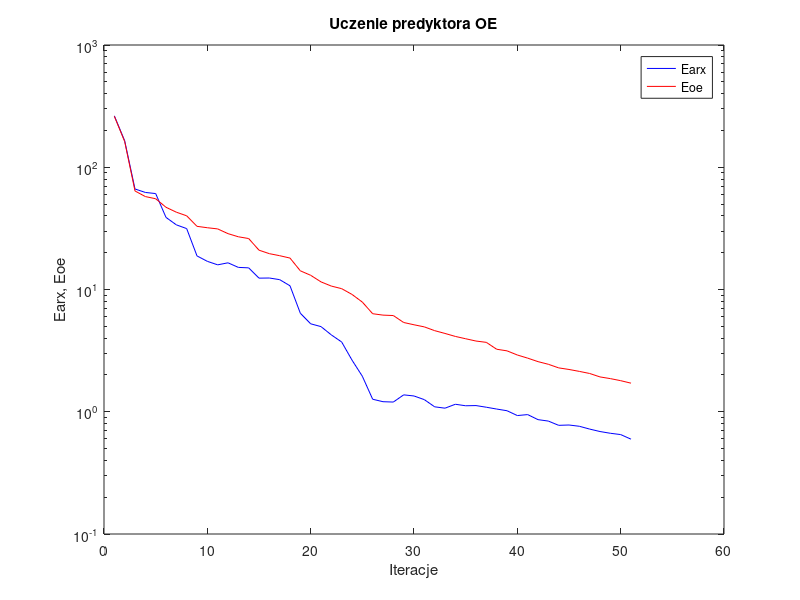
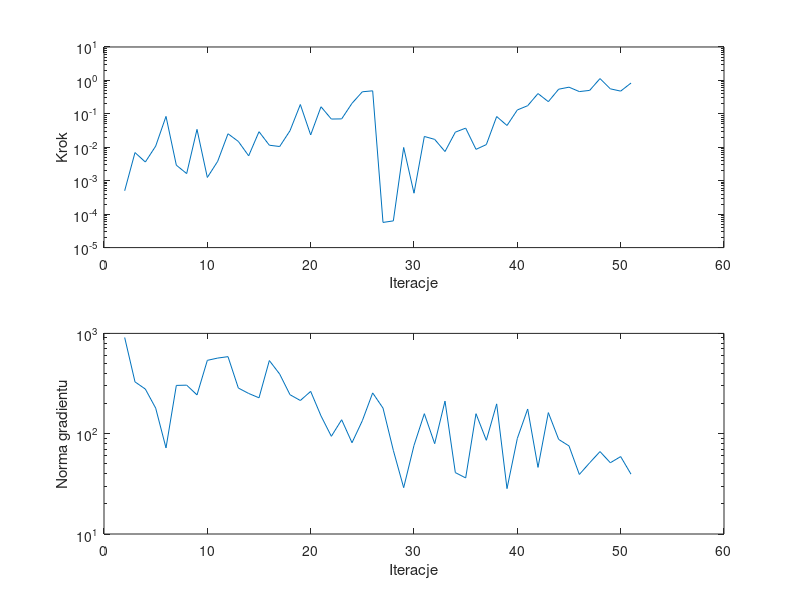

Write the MATLAB code that produced these figures, in order.
%uczenie predyktora oe
clear all;
n=0; farx(n+1)=2.634174e+002; foe(n+1)=2.612436e+002; wspucz(n+1)=0.000000e+000; ng(n+1)=0.000000e+000;
%odnowa zmiennej metryki
n=1; farx(n+1)=1.647810e+002; foe(n+1)=1.622945e+002; krok(n+1)=5.014459e-004; ng(n+1)=9.101709e+002;
n=2; farx(n+1)=6.640929e+001; foe(n+1)=6.396660e+001; krok(n+1)=6.956269e-003; ng(n+1)=3.285493e+002;
n=3; farx(n+1)=6.222765e+001; foe(n+1)=5.756837e+001; krok(n+1)=3.625910e-003; ng(n+1)=2.786708e+002;
n=4; farx(n+1)=6.091501e+001; foe(n+1)=5.526214e+001; krok(n+1)=1.082825e-002; ng(n+1)=1.799480e+002;
n=5; farx(n+1)=3.888443e+001; foe(n+1)=4.705087e+001; krok(n+1)=8.386628e-002; ng(n+1)=7.214277e+001;
n=6; farx(n+1)=3.379935e+001; foe(n+1)=4.290247e+001; krok(n+1)=2.914778e-003; ng(n+1)=3.029898e+002;
n=7; farx(n+1)=3.149497e+001; foe(n+1)=4.006853e+001; krok(n+1)=1.636281e-003; ng(n+1)=3.047583e+002;
n=8; farx(n+1)=1.882545e+001; foe(n+1)=3.286430e+001; krok(n+1)=3.432277e-002; ng(n+1)=2.436224e+002;
n=9; farx(n+1)=1.699546e+001; foe(n+1)=3.200928e+001; krok(n+1)=1.250908e-003; ng(n+1)=5.386047e+002;
n=10; farx(n+1)=1.591309e+001; foe(n+1)=3.130827e+001; krok(n+1)=3.801047e-003; ng(n+1)=5.674396e+002;
n=11; farx(n+1)=1.653458e+001; foe(n+1)=2.863750e+001; krok(n+1)=2.539936e-002; ng(n+1)=5.862839e+002;
n=12; farx(n+1)=1.516698e+001; foe(n+1)=2.699681e+001; krok(n+1)=1.496365e-002; ng(n+1)=2.852763e+002;
n=13; farx(n+1)=1.503384e+001; foe(n+1)=2.611266e+001; krok(n+1)=5.557598e-003; ng(n+1)=2.518510e+002;
n=14; farx(n+1)=1.238547e+001; foe(n+1)=2.097362e+001; krok(n+1)=2.928765e-002; ng(n+1)=2.279241e+002;
n=15; farx(n+1)=1.241757e+001; foe(n+1)=1.964303e+001; krok(n+1)=1.153579e-002; ng(n+1)=5.361128e+002;
n=16; farx(n+1)=1.203962e+001; foe(n+1)=1.890644e+001; krok(n+1)=1.053841e-002; ng(n+1)=3.931636e+002;
n=17; farx(n+1)=1.072641e+001; foe(n+1)=1.807725e+001; krok(n+1)=3.133413e-002; ng(n+1)=2.446638e+002;
n=18; farx(n+1)=6.396318e+000; foe(n+1)=1.421812e+001; krok(n+1)=1.903039e-001; ng(n+1)=2.142919e+002;
n=19; farx(n+1)=5.241090e+000; foe(n+1)=1.306933e+001; krok(n+1)=2.340953e-002; ng(n+1)=2.640890e+002;
n=20; farx(n+1)=4.971773e+000; foe(n+1)=1.154377e+001; krok(n+1)=1.631115e-001; ng(n+1)=1.504526e+002;
n=21; farx(n+1)=4.252971e+000; foe(n+1)=1.066565e+001; krok(n+1)=6.995615e-002; ng(n+1)=9.417747e+001;
n=22; farx(n+1)=3.720844e+000; foe(n+1)=1.015967e+001; krok(n+1)=7.071636e-002; ng(n+1)=1.377745e+002;
n=23; farx(n+1)=2.645666e+000; foe(n+1)=9.115040e+000; krok(n+1)=2.064051e-001; ng(n+1)=8.126714e+001;
n=24; farx(n+1)=1.952245e+000; foe(n+1)=7.890116e+000; krok(n+1)=4.572701e-001; ng(n+1)=1.347722e+002;
n=25; farx(n+1)=1.265820e+000; foe(n+1)=6.337102e+000; krok(n+1)=4.884576e-001; ng(n+1)=2.551012e+002;
%odnowa zmiennej metryki
n=26; farx(n+1)=1.208390e+000; foe(n+1)=6.172417e+000; krok(n+1)=5.658127e-005; ng(n+1)=1.800366e+002;
n=27; farx(n+1)=1.200435e+000; foe(n+1)=6.123253e+000; krok(n+1)=6.291931e-005; ng(n+1)=6.821246e+001;
n=28; farx(n+1)=1.374821e+000; foe(n+1)=5.371416e+000; krok(n+1)=9.876893e-003; ng(n+1)=2.897907e+001;
n=29; farx(n+1)=1.346091e+000; foe(n+1)=5.146226e+000; krok(n+1)=4.235557e-004; ng(n+1)=7.641932e+001;
n=30; farx(n+1)=1.256365e+000; foe(n+1)=4.945676e+000; krok(n+1)=2.107682e-002; ng(n+1)=1.583439e+002;
n=31; farx(n+1)=1.097393e+000; foe(n+1)=4.606822e+000; krok(n+1)=1.725161e-002; ng(n+1)=7.953636e+001;
n=32; farx(n+1)=1.069566e+000; foe(n+1)=4.370350e+000; krok(n+1)=7.453659e-003; ng(n+1)=2.114008e+002;
n=33; farx(n+1)=1.151546e+000; foe(n+1)=4.132161e+000; krok(n+1)=2.835564e-002; ng(n+1)=4.095002e+001;
n=34; farx(n+1)=1.119428e+000; foe(n+1)=3.955229e+000; krok(n+1)=3.743558e-002; ng(n+1)=3.622581e+001;
n=35; farx(n+1)=1.123459e+000; foe(n+1)=3.788223e+000; krok(n+1)=8.674162e-003; ng(n+1)=1.582752e+002;
n=36; farx(n+1)=1.088864e+000; foe(n+1)=3.694962e+000; krok(n+1)=1.203834e-002; ng(n+1)=8.597376e+001;
n=37; farx(n+1)=1.052346e+000; foe(n+1)=3.245784e+000; krok(n+1)=8.310156e-002; ng(n+1)=1.982859e+002;
n=38; farx(n+1)=1.019393e+000; foe(n+1)=3.149378e+000; krok(n+1)=4.486659e-002; ng(n+1)=2.834079e+001;
n=39; farx(n+1)=9.308657e-001; foe(n+1)=2.912554e+000; krok(n+1)=1.308702e-001; ng(n+1)=8.980095e+001;
n=40; farx(n+1)=9.479376e-001; foe(n+1)=2.745219e+000; krok(n+1)=1.752988e-001; ng(n+1)=1.762777e+002;
n=41; farx(n+1)=8.619241e-001; foe(n+1)=2.570374e+000; krok(n+1)=4.044487e-001; ng(n+1)=4.614179e+001;
n=42; farx(n+1)=8.389906e-001; foe(n+1)=2.445350e+000; krok(n+1)=2.317569e-001; ng(n+1)=1.622595e+002;
n=43; farx(n+1)=7.743170e-001; foe(n+1)=2.285239e+000; krok(n+1)=5.461275e-001; ng(n+1)=8.768563e+001;
n=44; farx(n+1)=7.791548e-001; foe(n+1)=2.217578e+000; krok(n+1)=6.278005e-001; ng(n+1)=7.552869e+001;
n=45; farx(n+1)=7.607190e-001; foe(n+1)=2.138741e+000; krok(n+1)=4.635137e-001; ng(n+1)=3.922269e+001;
n=46; farx(n+1)=7.214991e-001; foe(n+1)=2.056079e+000; krok(n+1)=5.030621e-001; ng(n+1)=5.127339e+001;
n=47; farx(n+1)=6.890040e-001; foe(n+1)=1.927210e+000; krok(n+1)=1.134786e+000; ng(n+1)=6.634420e+001;
n=48; farx(n+1)=6.667833e-001; foe(n+1)=1.866881e+000; krok(n+1)=5.600723e-001; ng(n+1)=5.133197e+001;
n=49; farx(n+1)=6.505967e-001; foe(n+1)=1.795752e+000; krok(n+1)=4.787134e-001; ng(n+1)=5.912363e+001;
n=50; farx(n+1)=5.967213e-001; foe(n+1)=1.713137e+000; krok(n+1)=8.340965e-001; ng(n+1)=3.948637e+001;

figure; semilogy(farx,'b'); hold on; semilogy(foe,'r'); xlabel('Iteracje'); ylabel('Earx, Eoe'); legend('Earx','Eoe'); title('Uczenie predyktora OE');
figure; subplot(2,1,1); semilogy(krok); xlabel('Iteracje'); ylabel('Krok');
subplot(2,1,2); semilogy(ng); xlabel('Iteracje'); ylabel('Norma gradientu');
Earx=farx(n+1)
Eoe=foe(n+1)
